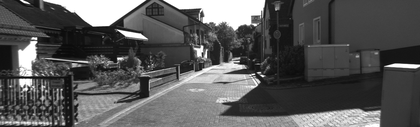
%> input picture automotive_vision/exercice02/images/left_img/0000.png, 420 x 127 px, shrunk from 1226 x 370 before the run
$ octave block_matching_feature.m   (GNU Octave 9; MATLAB toolbox functions it lacks are replaced by stand-ins)
%> lines starting %> are read from the running program, lines starting %| are printed output that depends on the picture; in (x1, y1, x2, y2) boxes, pixels count from 0 and x2, y2 are one past the last pixel; in counts of white or black regions, pixels touching at a corner belong together; the program's own positions count from 1
### automotive_vision/exercice02/detect_features.m
function features = detect_features(I, number)
%DETECT_FEATURES This function computes image features given the specified
%method. The list of features is returned as [u1 v1; u2 v2; ...; uN vN]

points = detectHarrisFeatures(I);
[all_features,valid_points] = extractFeatures(I,points);

strongest = selectStrongest(valid_points,number);
features = strongest.Location;

end

### automotive_vision/exercice02/feature_matching.m
function matches = feature_matching(I1, I2, search_size, window_size)

left_points = int16(detect_features(I1, 10));

matching_results = ones(1,4);
for i= 1:length(left_points)

    matches = int16(match_point(I1, I2, left_points(i,:), search_size, window_size));
    new_match = cat(2, left_points(i,:), matches);
    matching_results = [matching_results new_match];
end

matches = int16(matching_results);

### automotive_vision/exercice02/match_point.m
function match = match_point(I1, I2, p, search_size, window_size)
%MATCH_POINT Matches a point f from I1 to a point
% in image I2. The search_size as [height, width] specifies the size of the
% window to search in I2 for p. The window_size as [height, width] specifies
% the window size for applying the comparison function. The best corresponding
% point [u1, v1; ... uN, vN] is returned. If no point is found, zeroes(0,2) is
% returned.

if (mod(search_size(1),2) == 0 || mod(search_size(2),2) == 0)
    error('The search size must contain odd numbers');
end

all_compare_vals = zeros(search_size);
p = int16(p)
img_patch_l = extract_image_patch(I1, p, window_size);
lowest_val = 10000;
match_point = zeros(1,2);
for col = -search_size(1)/2:search_size(1)/2
    for row = -search_size(2)/2: search_size(2)/2
        search_point = int16(p+int16([col, row]));
        img_patch_r = extract_image_patch(I2, search_point, window_size);
        abs_grey_val = sum(sum(img_patch_r-img_patch_l));
        all_compare_vals(search_point(1), search_point(2)) = abs_grey_val;
        if abs_grey_val<lowest_val
            lowest_val = abs_grey_val;
            match_point = double(search_point);
        end
    end
end
match = match_point;

### automotive_vision/exercice02/extract_image_patch.m
function patch = extract_image_patch(I, p, patch_dim)
%EXTRACT_IMAGE_PATCH Extracts a block from an image and
% returns this block as an NxM matrix. I is the image, p is the center
% point of the patch, while patch_dim as [height, width] specifies the dimensions
% of the patch around the center.
    u = p(1);
    v = p(2);
    [height, width] = size(I);
    patch_height = patch_dim(1);
    patch_width = patch_dim(2);
    if (width == 0 || height == 0)
        error('Invalid dimension specified')
    end
    if (u < 1 || u > width)
        disp(u)
        error('Invalid u-coordinate specified');
    end
    if (v < 1 || v > height)
        error('Invalid v-coordinate specified');
    end
    if ((mod(patch_width,2) == 0) || (mod(patch_height,2) == 0))
        error('The patch dimensions must be odd.');
    end
    patch_half_len_u = (patch_width-1) / 2;
    patch_half_len_v = (patch_height-1) / 2;
    if ((u - patch_half_len_u >= 1) && (u + patch_half_len_u <= width) && ...
        (v - patch_half_len_v >= 1) && (v + patch_half_len_v <= height))
        patch = I(v - patch_half_len_v:v + patch_half_len_v,u-patch_half_len_u:u+patch_half_len_u);
    else
        % handle the corner cases at the boundaries
        patch = zeros(patch_height, patch_width, 'uint8');
        for pv = -patch_half_len_v:1:patch_half_len_v
            for pu = -patch_half_len_u:1:patch_half_len_u
                iv = v + pv;
                iu = u + pu;
                % clipping in border areas
                if (iv >= 1 && iv <= height && iu >= 1 && iu <= width)
                    val = I(iv, iu);
                else if (iv >= 1 && iv <= height && (iu < 1 || iu > width))
                        val = I(iv, 1)*uint8(iu < 1) + I(iv, width)*uint8(iu > width);
                    else if ((iv < 1 || iv > height) && iu >= 1 && iu <= width)
                            val = I(1, iu)*uint8(iv < 1) + I(height, iu)*uint8(iv > height);
                        else
                            val = I(1,1)*uint8(iv < 1 && iu < 1) + I(1,width)*uint8(iv < 1 && iu > width) + ...
                                    I(height,width)*uint8(iv > height && iu > width) + I(height,1)*uint8(iv > height && iu < 1);
                        end
                    end
                end
                patch(pv + patch_half_len_v + 1, pu + patch_half_len_u + 1) = val;
            end
        end
    end
end

### automotive_vision/exercice02/visualize_feature_matching.m
function visualize_feature_matching(I1, I2, matches, name)
% VISUALIZE_FEATURE_MATCHING Visualizes the feature matches for two images
% I1 and I2.
    figure('Name', name); hold on;
    [height1, width1] = size(I1);
    [height2, width2] = size(I2);
    if (width1 ~= width2 || height1 ~= height2)
       error('Mismatching image sizes provided');
    end
    I = 255*zeros(height1 + height2, width1, 3, 'uint8');
    I(1:height1,:,:) = repmat(I1, [1 1 3]);
    I(height1+1:height1+height2,:,:) = repmat(I2, [1 1 3]);
    for i = 1:size(matches, 1)
        p1 = matches(i, 1:2);
        p2 = matches(i, 3:4) + [0 height1];
        I = insertShape(I, 'Line', [p1(1), p1(2), p2(1), p2(2)], 'LineWidth', 2, 'Color', 'red');
        I = insertShape(I, 'Circle', [p1(1), p1(2), 3; p2(1), p2(2), 3], 'LineWidth', 3);
    end
    imshow(I);
end

### automotive_vision/exercice02/plot_patches.m
function plot_patches(I1, I2, matches, window_size)
%PLOT_PATCHES Summary of this function goes here
%   Detailed explanation goes here
for i = 1:size(matches,1)
    m = matches(i,:);
    name = ['Patch_[', int2str(m(1)), '/', int2str(m(2)), ']_[', int2str(m(3)), '/', int2str(m(4))];
    figure('Name', name); hold on;
    patch1 = extract_image_patch(I1, m(1:2), window_size);
    patch2 = extract_image_patch(I2, m(3:4), window_size);
    patch = repmat(cat(2,patch1,patch2), [1 1 3]);
    patch = insertShape(patch, 'Circle', [window_size(1) + 1, window_size(2) + 1, 3; 3*window_size(1) + 2, window_size(2) + 1, 3], 'LineWidth', 3);
    imshow(patch);
end
end

### automotive_vision/exercice02/block_matching_feature.m
close all;
imagename = '0000.png';
I1 = imread(['images/left_img/' imagename]);
%> I1 is the input picture: size 127x420 uint8; min 0, max 255, mean 88.4
I2 = imread(['images/right_img/' imagename]);
search_size = [31 31];   %%% set reasonable values here
window_size = [11 11];   %%% set reasonable values here

matches = feature_matching(I1, I2, search_size, window_size);
%> in detect_features, `points = detectHarrisFeatures(I);`: points = 254 points; strongest (x, y): (37, 40), (119, 59), (37, 42), (201, 11), (202, 47)
%> in detect_features, `[all_features,valid_points] = extractFeatures(I,points);`: valid_points = 25 points; strongest (x, y): (240, 63), (245, 68), (73, 64), (74, 66), (219, 65)
%> in detect_features, `strongest = selectStrongest(valid_points,number);`: strongest = 10 points; strongest (x, y): (240, 63), (245, 68), (73, 64), (74, 66), (219, 65)
%> in detect_features, `features = strongest.Location;`: features = [240 63; 245 68; 73 64; 74 66; 219 65; 213 65; 235 63; 79 65; 149 67; 228 62]
%> in feature_matching, `left_points = int16(detect_features(I1, 10));`: left_points has the same summary as features in detect_features
%> the loop in feature_matching, `for i= 1:length(left_points)` made 10 passes
%> new_match on passes 4 to 10: [74 66 61 52], [219 65 218 57], [213 65 214 57], [235 63 229 51], [79 65 67 51], [149 67 144 52], [228 62 239 55]
%> matching_results on passes 1 to 3: [1 1 1 1 240 63 252 57], [1 1 1 1 240 63 252 57 245 68 256 54], [1 1 1 1 240 63 252 57 245 68 256 54 73 64 67 50]
%> after the loop in feature_matching, `for i= 1:length(left_points)`: matching_results = 44 values, max 256 at index 11, min 1 at index 1, mean 106.6
%> in feature_matching, `matches = int16(matching_results);`: matches has the same summary as matching_results
%> matches has the same summary as matching_results in feature_matching
visualize_feature_matching(I1, I2, double(matches), imagename);
%> in visualize_feature_matching, `I(1:height1,:,:) = repmat(I1, [1 1 3]);`:
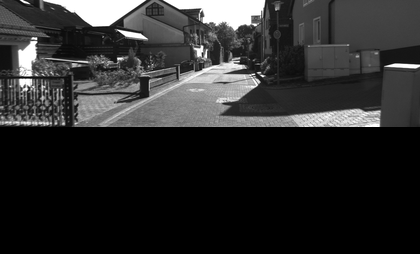
%> I: size 254x420x3 uint8; min 0, max 255, mean 44.2
%> in visualize_feature_matching, `I(height1+1:height1+height2,:,:) = repmat(I2, [1 1 3]);`:
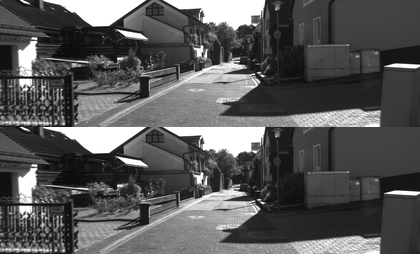
%> I: size 254x420x3 uint8; min 0, max 255, mean 88.4
%> the loop in visualize_feature_matching, `for i = 1:size(matches, 1)` made 1 pass
%> (p1, p2) on pass 1: ([1 1], [1 128])
%> pass 1, in visualize_feature_matching, `I = insertShape(I, 'Line', [p1(1), p1(2), p2(1), p2(2)], 'LineWidth', ..`:
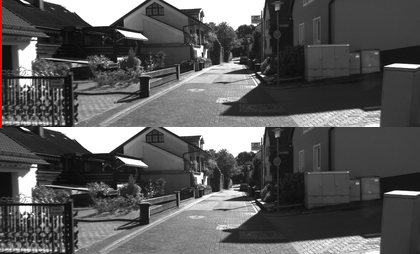
%> I: size 254x420x3 uint8; 0.24% of pixels changed, all inside (x1, y1, x2, y2) = (0, 0, 2, 128)
%> pass 1, in visualize_feature_matching, `I = insertShape(I, 'Circle', [p1(1), p1(2), 3; p2(1), p2(2), 3], 'Line..`:
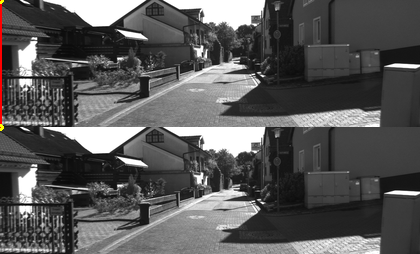
%> I: size 254x420x3 uint8; 0.26% of pixels changed, all inside (x1, y1, x2, y2) = (0, 0, 4, 131)
disp(matches)
%|  Columns 1 through 16:
%|     1    1    1    1  240   63  252   57  245   68  256   54   73   64   67   50
%|  Columns 17 through 32:
%|    74   66   61   52  219   65  218   57  213   65  214   57  235   63  229   51
%|  Columns 33 through 44:
%|    79   65   67   51  149   67  144   52  228   62  239   55
plot_patches(I1, I2, double(matches), window_size);
%> the loop in plot_patches, `for i = 1:size(matches,1)` made 1 pass
%> name on pass 1: 'Patch_[1/1]_[1/1'
